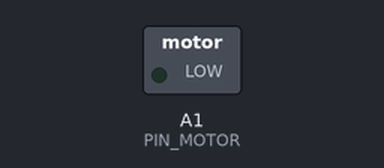
The sketch below on a simulated Arduino Uno, built with avr-gcc and run on an emulated ATmega328P. On the bench: switched loads named in the sketch (green lamp = pin HIGH). Dashed ring = blinking. What the sketch prints to the serial monitor is not drawn.

Above: at 0.8 s.
Timing chart, 0 to 3.0 s (numbered marks = the images above):
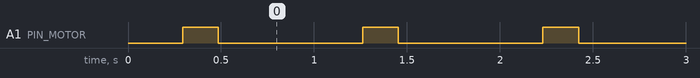

Measured:
- by itself, A1 (PIN_MOTOR): alternates HIGH for 0.19 s and LOW for 0.77 s

The sketch:

receiver.ino
```cpp
#define PIN_MOTOR A1
#include "beater.h"

void setup() {
  Beater::setup();
}

void loop() {
  Beater::bpm = 62;
  Beater::loop();
}
```

beater.h
```cpp
#define MONITOR_BEATER

namespace Beater {

float beatLerp(float lerp) {
  if (lerp > 0.9) {
    return 0;
  } else if (lerp > 0.7) {
    return 0.5;
  } else if (lerp > 0.5) {
    return 0;
  } else if (lerp > 0.3) {
    return 1;
  } else {
    return 0;
  }
}
int bpm = 0;
float beatPhase = 0;
unsigned long prev = 0;

void setup() {
  pinMode(PIN_MOTOR, OUTPUT);
  #ifdef MONITOR_BEATER
  Serial.begin(115200);
  #endif
}

void loop() {
  float bps = float(bpm) / 60.;
  unsigned long now = millis();
  float delta = now - prev;
  beatPhase = fmod(beatPhase + bps * delta / 1000., 1.);

  float out = beatLerp(beatPhase);
  int mapped = floor(out * 255.);
  #ifdef MONITOR_BEATER
  Serial.print("1,0,");
  Serial.print(beatPhase);
  Serial.print(",");
  Serial.print(out);
  Serial.println();
  analogWrite(PIN_MOTOR, mapped);
  #endif
  prev = now;
}
}
```
